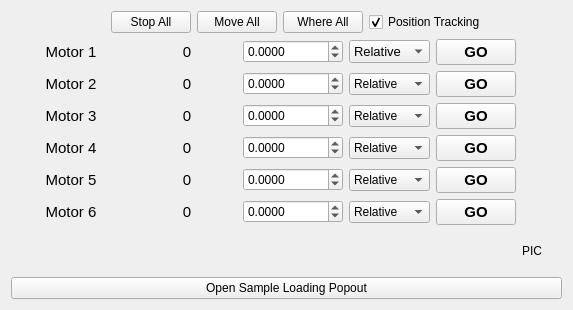
          <widget class="QWidget" name="tab_move">
           <attribute name="title">
            <string>&amp;Move</string>
           </attribute>
           <layout class="QVBoxLayout" name="verticalLayout_5">
            <item>
             <layout class="QVBoxLayout" name="verticalLayout_4">
              <item>
               <layout class="QGridLayout" name="gridLayout">
                <item row="0" column="1">
                 <widget class="QPushButton" name="pushButton_motor_all_stop">
                  <property name="text">
                   <string>Stop All</string>
                  </property>
                 </widget>
                </item>
                <item row="0" column="5">
                 <spacer name="horizontalSpacer_3">
                  <property name="orientation">
                   <enum>Qt::Horizontal</enum>
                  </property>
                  <property name="sizeHint" stdset="0">
                   <size>
                    <width>40</width>
                    <height>20</height>
                   </size>
                  </property>
                 </spacer>
                </item>
                <item row="0" column="2">
                 <widget class="QPushButton" name="pushButton_motor_all_move">
                  <property name="text">
                   <string>Move All</string>
                  </property>
                 </widget>
                </item>
                <item row="0" column="3">
                 <widget class="QPushButton" name="pushButton_motor_all_checkpos">
                  <property name="text">
                   <string>Where All</string>
                  </property>
                 </widget>
                </item>
                <item row="0" column="0">
                 <spacer name="horizontalSpacer_7">
                  <property name="orientation">
                   <enum>Qt::Horizontal</enum>
                  </property>
                  <property name="sizeType">
                   <enum>QSizePolicy::Fixed</enum>
                  </property>
                  <property name="sizeHint" stdset="0">
                   <size>
                    <width>100</width>
                    <height>20</height>
                   </size>
                  </property>
                 </spacer>
                </item>
                <item row="0" column="4">
                 <widget class="QCheckBox" name="checkBox_motor_all_checkpos">
                  <property name="enabled">
                   <bool>true</bool>
                  </property>
                  <property name="text">
                   <string>Position Tracking</string>
                  </property>
                  <property name="checked">
                   <bool>true</bool>
                  </property>
                 </widget>
                </item>
               </layout>
              </item>
             </layout>
            </item>
            <item>
             <layout class="QGridLayout" name="gridLayout_motor_main">
              <item row="6" column="0">
               <spacer name="verticalSpacer">
                <property name="orientation">
                 <enum>Qt::Vertical</enum>
                </property>
                <property name="sizeHint" stdset="0">
                 <size>
                  <width>20</width>
                  <height>40</height>
                 </size>
                </property>
               </spacer>
              </item>
              <item row="0" column="1">
               <widget class="QLabel" name="label_motor_1_pos">
                <property name="minimumSize">
                 <size>
                  <width>100</width>
                  <height>20</height>
                 </size>
                </property>
                <property name="font">
                 <font>
                  <pointsize>11</pointsize>
                 </font>
                </property>
                <property name="layoutDirection">
                 <enum>Qt::LeftToRight</enum>
                </property>
                <property name="text">
                 <string>0</string>
                </property>
                <property name="alignment">
                 <set>Qt::AlignCenter</set>
                </property>
               </widget>
              </item>
              <item row="0" column="5">
               <spacer name="horizontalSpacer_2">
                <property name="orientation">
                 <enum>Qt::Horizontal</enum>
                </property>
                <property name="sizeHint" stdset="0">
                 <size>
                  <width>40</width>
                  <height>20</height>
                 </size>
                </property>
               </spacer>
              </item>
              <item row="1" column="0">
               <widget class="QLabel" name="label_motor_2_name">
                <property name="minimumSize">
                 <size>
                  <width>120</width>
                  <height>0</height>
                 </size>
                </property>
                <property name="font">
                 <font>
                  <pointsize>11</pointsize>
                 </font>
                </property>
                <property name="text">
                 <string>Motor 2</string>
                </property>
                <property name="alignment">
                 <set>Qt::AlignCenter</set>
                </property>
               </widget>
              </item>
              <item row="1" column="1">
               <widget class="QLabel" name="label_motor_2_pos">
                <property name="minimumSize">
                 <size>
                  <width>100</width>
                  <height>20</height>
                 </size>
                </property>
                <property name="font">
                 <font>
                  <pointsize>11</pointsize>
                 </font>
                </property>
                <property name="text">
                 <string>0</string>
                </property>
                <property name="alignment">
                 <set>Qt::AlignCenter</set>
                </property>
               </widget>
              </item>
              <item row="0" column="2">
               <widget class="QDoubleSpinBox" name="doubleSpinBox_motor_1_moveto">
                <property name="minimumSize">
                 <size>
                  <width>100</width>
                  <height>20</height>
                 </size>
                </property>
                <property name="decimals">
                 <number>4</number>
                </property>
                <property name="minimum">
                 <double>-1000.000000000000000</double>
                </property>
                <property name="maximum">
                 <double>1000.000000000000000</double>
                </property>
               </widget>
              </item>
              <item row="0" column="4">
               <widget class="QPushButton" name="pushButton_motor_1_movego">
                <property name="font">
                 <font>
                  <pointsize>11</pointsize>
                  <weight>75</weight>
                  <bold>true</bold>
                 </font>
                </property>
                <property name="text">
                 <string>GO</string>
                </property>
               </widget>
              </item>
              <item row="1" column="4">
               <widget class="QPushButton" name="pushButton_motor_2_movego">
                <property name="font">
                 <font>
                  <pointsize>11</pointsize>
                  <weight>75</weight>
                  <bold>true</bold>
                 </font>
                </property>
                <property name="text">
                 <string>GO</string>
                </property>
               </widget>
              </item>
              <item row="1" column="3">
               <widget class="QComboBox" name="comboBox_motor_2_movetype">
                <item>
                 <property name="text">
                  <string>Relative</string>
                 </property>
                </item>
                <item>
                 <property name="text">
                  <string>Absolute</string>
                 </property>
                </item>
               </widget>
              </item>
              <item row="2" column="0">
               <widget class="QLabel" name="label_motor_3_name">
                <property name="font">
                 <font>
                  <pointsize>11</pointsize>
                 </font>
                </property>
                <property name="text">
                 <string>Motor 3</string>
                </property>
                <property name="alignment">
                 <set>Qt::AlignCenter</set>
                </property>
               </widget>
              </item>
              <item row="3" column="0">
               <widget class="QLabel" name="label_motor_4_name">
                <property name="font">
                 <font>
                  <pointsize>11</pointsize>
                 </font>
                </property>
                <property name="text">
                 <string>Motor 4</string>
                </property>
                <property name="alignment">
                 <set>Qt::AlignCenter</set>
                </property>
               </widget>
              </item>
              <item row="4" column="0">
               <widget class="QLabel" name="label_motor_5_name">
                <property name="font">
                 <font>
                  <pointsize>11</pointsize>
                 </font>
                </property>
                <property name="text">
                 <string>Motor 5</string>
                </property>
                <property name="alignment">
                 <set>Qt::AlignCenter</set>
                </property>
               </widget>
              </item>
              <item row="5" column="0">
               <widget class="QLabel" name="label_motor_6_name">
                <property name="font">
                 <font>
                  <pointsize>11</pointsize>
                 </font>
                </property>
                <property name="text">
                 <string>Motor 6</string>
                </property>
                <property name="alignment">
                 <set>Qt::AlignCenter</set>
                </property>
               </widget>
              </item>
              <item row="2" column="1">
               <widget class="QLabel" name="label_motor_3_pos">
                <property name="font">
                 <font>
                  <pointsize>11</pointsize>
                 </font>
                </property>
                <property name="text">
                 <string>0</string>
                </property>
                <property name="alignment">
                 <set>Qt::AlignCenter</set>
                </property>
               </widget>
              </item>
              <item row="3" column="1">
               <widget class="QLabel" name="label_motor_4_pos">
                <property name="font">
                 <font>
                  <pointsize>11</pointsize>
                 </font>
                </property>
                <property name="text">
                 <string>0</string>
                </property>
                <property name="alignment">
                 <set>Qt::AlignCenter</set>
                </property>
               </widget>
              </item>
              <item row="4" column="1">
               <widget class="QLabel" name="label_motor_5_pos">
                <property name="font">
                 <font>
                  <pointsize>11</pointsize>
                 </font>
                </property>
                <property name="text">
                 <string>0</string>
                </property>
                <property name="alignment">
                 <set>Qt::AlignCenter</set>
                </property>
               </widget>
              </item>
              <item row="5" column="1">
               <widget class="QLabel" name="label_motor_6_pos">
                <property name="font">
                 <font>
                  <pointsize>11</pointsize>
                 </font>
                </property>
                <property name="text">
                 <string>0</string>
                </property>
                <property name="alignment">
                 <set>Qt::AlignCenter</set>
                </property>
               </widget>
              </item>
              <item row="2" column="2">
               <widget class="QDoubleSpinBox" name="doubleSpinBox_motor_3_moveto">
                <property name="decimals">
                 <number>4</number>
                </property>
                <property name="minimum">
                 <double>-1000.000000000000000</double>
                </property>
                <property name="maximum">
                 <double>1000.000000000000000</double>
                </property>
               </widget>
              </item>
              <item row="3" column="2">
               <widget class="QDoubleSpinBox" name="doubleSpinBox_motor_4_moveto">
                <property name="decimals">
                 <number>4</number>
                </property>
                <property name="minimum">
                 <double>-1000.000000000000000</double>
                </property>
                <property name="maximum">
                 <double>1000.000000000000000</double>
                </property>
               </widget>
              </item>
              <item row="4" column="2">
               <widget class="QDoubleSpinBox" name="doubleSpinBox_motor_5_moveto">
                <property name="decimals">
                 <number>4</number>
                </property>
                <property name="minimum">
                 <double>-1000.000000000000000</double>
                </property>
                <property name="maximum">
                 <double>1000.000000000000000</double>
                </property>
               </widget>
              </item>
              <item row="5" column="2">
               <widget class="QDoubleSpinBox" name="doubleSpinBox_motor_6_moveto">
                <property name="decimals">
                 <number>4</number>
                </property>
                <property name="minimum">
                 <double>-1000.000000000000000</double>
                </property>
                <property name="maximum">
                 <double>1000.000000000000000</double>
                </property>
               </widget>
              </item>
              <item row="2" column="3">
               <widget class="QComboBox" name="comboBox_motor_3_movetype">
                <item>
                 <property name="text">
                  <string>Relative</string>
                 </property>
                </item>
                <item>
                 <property name="text">
                  <string>Absolute</string>
                 </property>
                </item>
               </widget>
              </item>
              <item row="0" column="3">
               <widget class="QComboBox" name="comboBox_motor_1_movetype">
                <property name="font">
                 <font>
                  <pointsize>10</pointsize>
                 </font>
                </property>
                <item>
                 <property name="text">
                  <string>Relative</string>
                 </property>
                </item>
                <item>
                 <property name="text">
                  <string>Absolute</string>
                 </property>
                </item>
               </widget>
              </item>
              <item row="3" column="3">
               <widget class="QComboBox" name="comboBox_motor_4_movetype">
                <item>
                 <property name="text">
                  <string>Relative</string>
                 </property>
                </item>
                <item>
                 <property name="text">
                  <string>Absolute</string>
                 </property>
                </item>
               </widget>
              </item>
              <item row="4" column="3">
               <widget class="QComboBox" name="comboBox_motor_5_movetype">
                <item>
                 <property name="text">
                  <string>Relative</string>
                 </property>
                </item>
                <item>
                 <property name="text">
                  <string>Absolute</string>
                 </property>
                </item>
               </widget>
              </item>
              <item row="5" column="3">
               <widget class="QComboBox" name="comboBox_motor_6_movetype">
                <item>
                 <property name="text">
                  <string>Relative</string>
                 </property>
                </item>
                <item>
                 <property name="text">
                  <string>Absolute</string>
                 </property>
                </item>
               </widget>
              </item>
              <item row="2" column="4">
               <widget class="QPushButton" name="pushButton_motor_3_movego">
                <property name="font">
                 <font>
                  <pointsize>11</pointsize>
                  <weight>75</weight>
                  <bold>true</bold>
                 </font>
                </property>
                <property name="text">
                 <string>GO</string>
                </property>
               </widget>
              </item>
              <item row="3" column="4">
               <widget class="QPushButton" name="pushButton_motor_4_movego">
                <property name="font">
                 <font>
                  <pointsize>11</pointsize>
                  <weight>75</weight>
                  <bold>true</bold>
                 </font>
                </property>
                <property name="text">
                 <string>GO</string>
                </property>
               </widget>
              </item>
              <item row="4" column="4">
               <widget class="QPushButton" name="pushButton_motor_5_movego">
                <property name="font">
                 <font>
                  <pointsize>11</pointsize>
                  <weight>75</weight>
                  <bold>true</bold>
                 </font>
                </property>
                <property name="text">
                 <string>GO</string>
                </property>
               </widget>
              </item>
              <item row="5" column="4">
               <widget class="QPushButton" name="pushButton_motor_6_movego">
                <property name="font">
                 <font>
                  <pointsize>11</pointsize>
                  <weight>75</weight>
                  <bold>true</bold>
                 </font>
                </property>
                <property name="text">
                 <string>GO</string>
                </property>
               </widget>
              </item>
              <item row="1" column="2">
               <widget class="QDoubleSpinBox" name="doubleSpinBox_motor_2_moveto">
                <property name="minimumSize">
                 <size>
                  <width>100</width>
                  <height>20</height>
                 </size>
                </property>
                <property name="decimals">
                 <number>4</number>
                </property>
                <property name="minimum">
                 <double>-1000.000000000000000</double>
                </property>
                <property name="maximum">
                 <double>1000.000000000000000</double>
                </property>
               </widget>
              </item>
              <item row="6" column="4">
               <spacer name="verticalSpacer_3">
                <property name="orientation">
                 <enum>Qt::Vertical</enum>
                </property>
                <property name="sizeHint" stdset="0">
                 <size>
                  <width>20</width>
                  <height>40</height>
                 </size>
                </property>
               </spacer>
              </item>
              <item row="5" column="5">
               <spacer name="horizontalSpacer_10">
                <property name="orientation">
                 <enum>Qt::Horizontal</enum>
                </property>
                <property name="sizeHint" stdset="0">
                 <size>
                  <width>40</width>
                  <height>20</height>
                 </size>
                </property>
               </spacer>
              </item>
              <item row="6" column="5">
               <widget class="QLabel" name="label_motor_picture">
                <property name="text">
                 <string>PIC</string>
                </property>
               </widget>
              </item>
              <item row="0" column="0">
               <widget class="QLabel" name="label_motor_1_name">
                <property name="minimumSize">
                 <size>
                  <width>120</width>
                  <height>0</height>
                 </size>
                </property>
                <property name="font">
                 <font>
                  <pointsize>11</pointsize>
                 </font>
                </property>
                <property name="text">
                 <string>Motor 1</string>
                </property>
                <property name="alignment">
                 <set>Qt::AlignCenter</set>
                </property>
               </widget>
              </item>
             </layout>
            </item>
            <item>
             <layout class="QHBoxLayout" name="horizontalLayout_3">
              <item>
               <widget class="QPushButton" name="pushButton_open_pos_load">
                <property name="text">
                 <string>Open Sample Loading Popout</string>
                </property>
               </widget>
              </item>
             </layout>
            </item>
           </layout>
          </widget>
